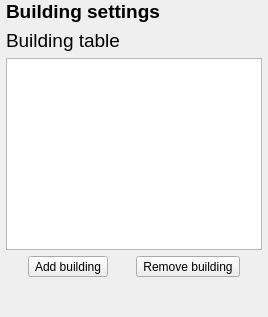
     <widget class="QWidget" name="page_7">
      <layout class="QVBoxLayout" name="verticalLayout_7">
       <property name="leftMargin">
        <number>6</number>
       </property>
       <property name="topMargin">
        <number>0</number>
       </property>
       <property name="rightMargin">
        <number>6</number>
       </property>
       <property name="bottomMargin">
        <number>0</number>
       </property>
       <item>
        <widget class="QLabel" name="GeoEHeading_3">
         <property name="font">
          <font>
           <pointsize>14</pointsize>
          </font>
         </property>
         <property name="text">
          <string>&lt;html&gt;&lt;head/&gt;&lt;body&gt;&lt;p&gt;&lt;span style=&quot; font-weight:600;&quot;&gt;Building settings&lt;/span&gt;&lt;/p&gt;&lt;/body&gt;&lt;/html&gt;</string>
         </property>
        </widget>
       </item>
       <item>
        <widget class="QLabel" name="GeoC_BathfileLabel_5">
         <property name="font">
          <font>
           <pointsize>14</pointsize>
          </font>
         </property>
         <property name="focusPolicy">
          <enum>Qt::ClickFocus</enum>
         </property>
         <property name="text">
          <string>&lt;html&gt;&lt;head/&gt;&lt;body&gt;&lt;p&gt;Building table&lt;/p&gt;&lt;/body&gt;&lt;/html&gt;</string>
         </property>
        </widget>
       </item>
       <item>
        <widget class="QTableWidget" name="GeoB_InterfaceTable_3">
         <property name="font">
          <font>
           <pointsize>14</pointsize>
          </font>
         </property>
        </widget>
       </item>
       <item>
        <layout class="QHBoxLayout" name="horizontalLayout_6">
         <item>
          <widget class="QToolButton" name="GeoB_AddPoint_3">
           <property name="text">
            <string>Add building</string>
           </property>
          </widget>
         </item>
         <item>
          <widget class="QToolButton" name="GeoB_RemPoint_3">
           <property name="text">
            <string>Remove building</string>
           </property>
          </widget>
         </item>
        </layout>
       </item>
       <item>
        <spacer name="verticalSpacer_7">
         <property name="orientation">
          <enum>Qt::Vertical</enum>
         </property>
         <property name="sizeHint" stdset="0">
          <size>
           <width>20</width>
           <height>40</height>
          </size>
         </property>
        </spacer>
       </item>
      </layout>
     </widget>
